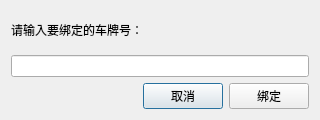
<?xml version="1.0" encoding="UTF-8"?>
<ui version="4.0">
 <class>BindVehicleDialog</class>
 <widget class="QDialog" name="BindVehicleDialog">
  <property name="geometry">
   <rect>
    <x>0</x>
    <y>0</y>
    <width>320</width>
    <height>120</height>
   </rect>
  </property>
  <property name="windowTitle">
   <string>绑定车辆</string>
  </property>
  <layout class="QVBoxLayout" name="verticalLayout">
   <item>
    <widget class="QLabel" name="label">
     <property name="text">
      <string>请输入要绑定的车牌号：</string>
     </property>
    </widget>
   </item>
   <item>
    <widget class="QLineEdit" name="lineEditPlate"/>
   </item>
   <item>
    <layout class="QHBoxLayout" name="horizontalLayout">
     <item>
      <spacer name="horizontalSpacer">
       <property name="orientation">
        <enum>Qt::Horizontal</enum>
       </property>
       <property name="sizeHint" stdset="0">
        <size>
         <width>40</width>
         <height>20</height>
        </size>
       </property>
      </spacer>
     </item>
     <item>
      <widget class="QPushButton" name="pushButtonCancel">
       <property name="text">
        <string>取消</string>
       </property>
      </widget>
     </item>
     <item>
      <widget class="QPushButton" name="pushButtonBind">
       <property name="text">
        <string>绑定</string>
       </property>
      </widget>
     </item>
    </layout>
   </item>
  </layout>
 </widget>
 <resources/>
 <connections/>
</ui>
